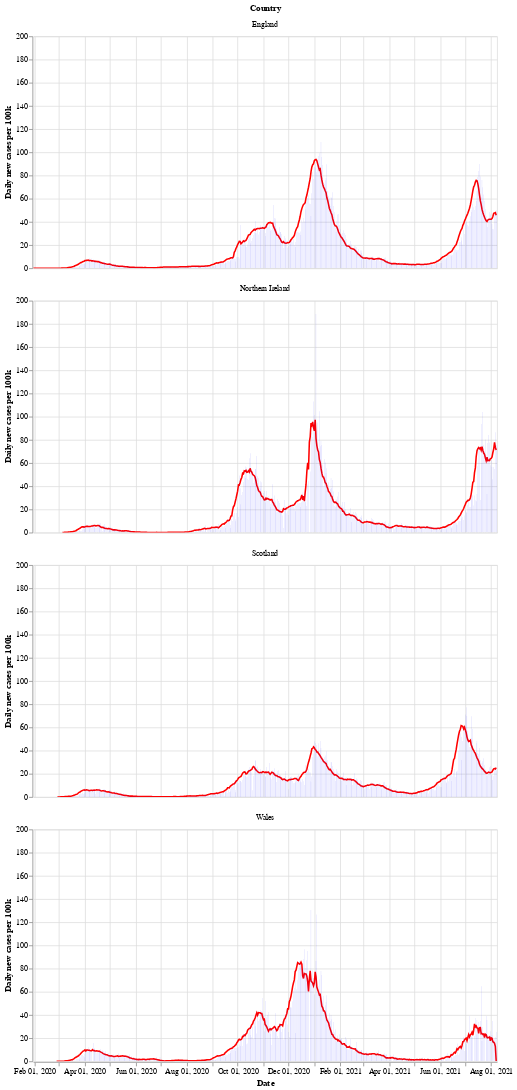

Notebook code for this chart:
### Markdown cell above
Next is a bar chart of the number of new cases in each country (per 100k population), with the 7 day moving average of cases. Again we see that Wales saw a longer period of raising and falling cases compared to the other countries.

After a period of cases falling, each nation is now seeing a rise in the number of cases - especially in Wales.

### Code cell
# collapse
bars = alt.Chart(uk_cases).mark_bar().encode(
    x=alt.X("yearmonthdate(date):T", axis=alt.Axis(title='Date')),
    y=alt.Y("newCasesRate:Q", axis=alt.Axis(title='Daily new cases per 100k')),
    tooltip='newCasesRate',
    color=alt.condition(
        alt.datum.dailyChange > 0,
        alt.value("orange"),  # The positive color
        alt.value("blue")  # The negative color
    )
).properties(title='New cases per 100k population with rolling 7 day average', width=600).interactive()
line = alt.Chart(uk_cases).mark_line(
    color='red',
    size=2,
).transform_window(
    rolling_mean='mean(newCasesRate)',
    frame=[0, 7],
    groupby=['areaName']
).encode(
    x='yearmonthdate(date):T',
    y='rolling_mean:Q'
)
alt.layer(line, bars, data=uk_cases).facet(alt.Row('areaName', title='Country'), columns=1)

### Figure 1 — Vega-Lite specification as saved in the notebook (floating-point values rounded to 4 significant figures; data arrays with more than 128 entries replaced by an {"elided": "..."} marker saying what was removed)
{"config": {"view": {"continuousWidth": 400, "continuousHeight": 300}}, "data": {"name": "data-d7f4779a931b0b71a798a0dbf72c1c9d"}, "facet": {"type": "nominal", "field": "areaName", "title": "Country"}, "spec": {"layer": [{"mark": {"type": "line", "color": "red", "size": 2}, "encoding": {"x": {"type": "temporal", "field": "date", "timeUnit": "yearmonthdate"}, "y": {"type": "quantitative", "field": "rolling_mean"}}, "transform": [{"window": [{"op": "mean", "field": "newCasesRate", "as": "rolling_mean"}], "frame": [0, 7], "groupby": ["areaName"]}]}, {"mark": "bar", "encoding": {"color": {"condition": {"value": "orange", "test": "(datum.dailyChange > 0)"}, "value": "blue"}, "tooltip": {"type": "quantitative", "field": "newCasesRate"}, "x": {"type": "temporal", "axis": {"title": "Date"}, "field": "date", "timeUnit": "yearmonthdate"}, "y": {"type": "quantitative", "axis": {"title": "Daily new cases per 100k"}, "field": "newCasesRate"}}, "selection": {"selector002": {"type": "interval", "bind": "scales", "encodings": ["x", "y"]}}, "title": "New cases per 100k population with rolling 7 day average", "width": 600}]}, "columns": 1, "$schema": "https://vega.github.io/schema/vega-lite/v4.8.1.json", "datasets": {"data-d7f4779a931b0b71a798a0dbf72c1c9d": {"elided": "2132 records"}}}
